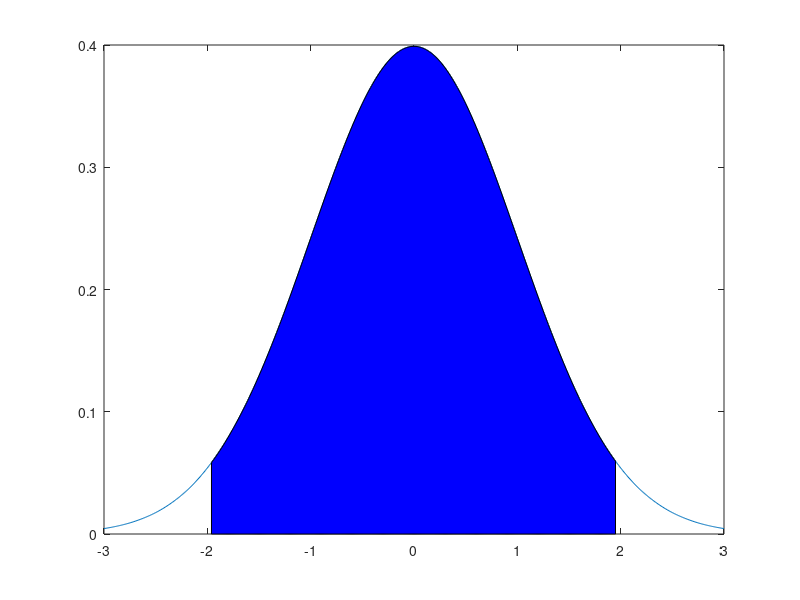

Recreate this plot in MATLAB.
data=[499 525 498 503 501 497 493 496 500 495];
[h,p] = ztest(data,500,3,'Alpha',0.05,'Tail','both')
alpha = 0.05;
x=-3:0.01:3;
plot(x,normpdf(x))
hold on
z_alpha_2 = norminv(1-alpha/2)
area(-z_alpha_2:0.01:z_alpha_2,normpdf(-z_alpha_2:0.01:z_alpha_2),'FaceColor','b')
hold off
u=((mean(data)-500)/3)*sqrt(length(data))